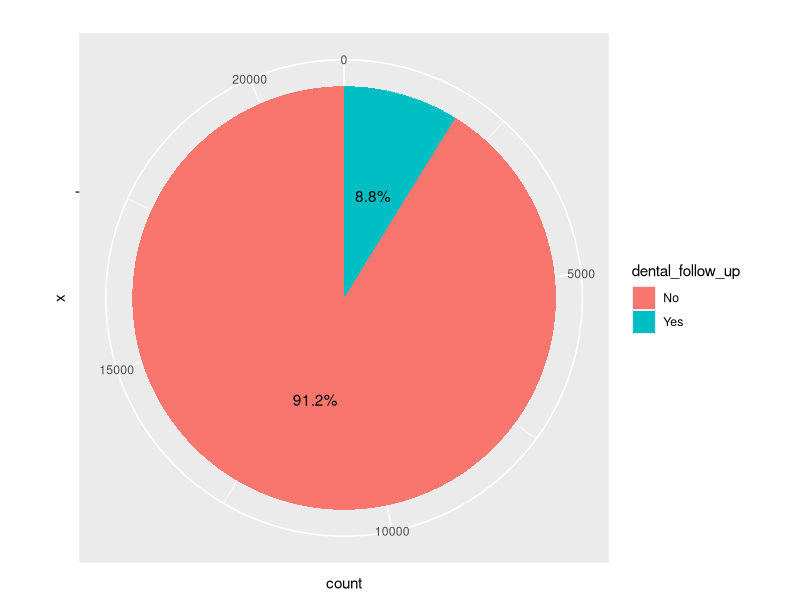
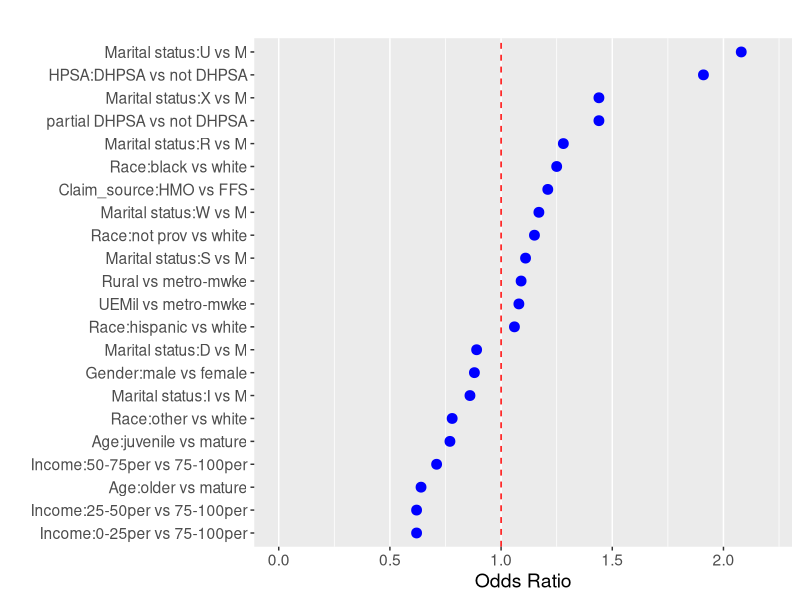
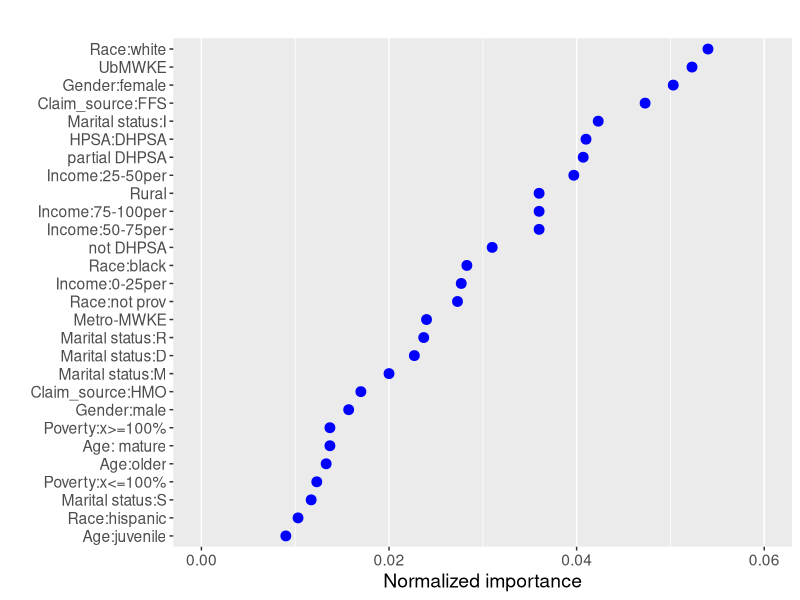
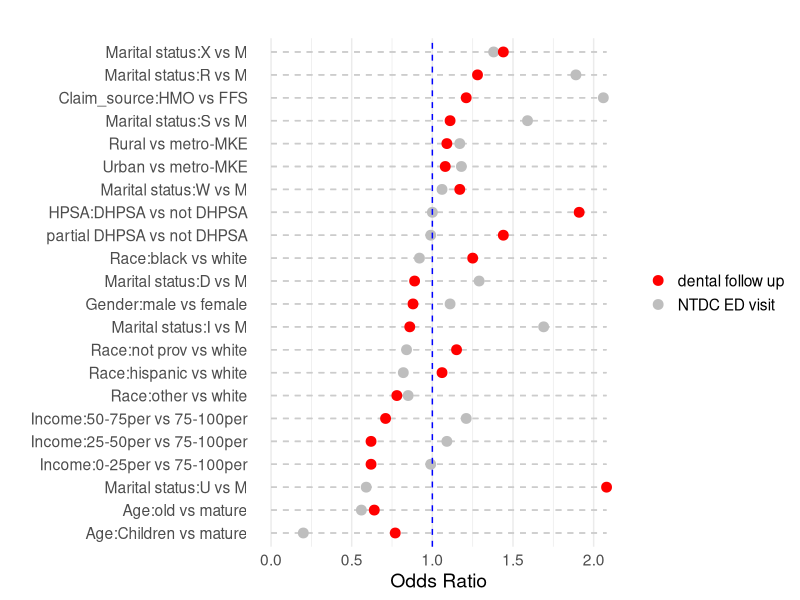
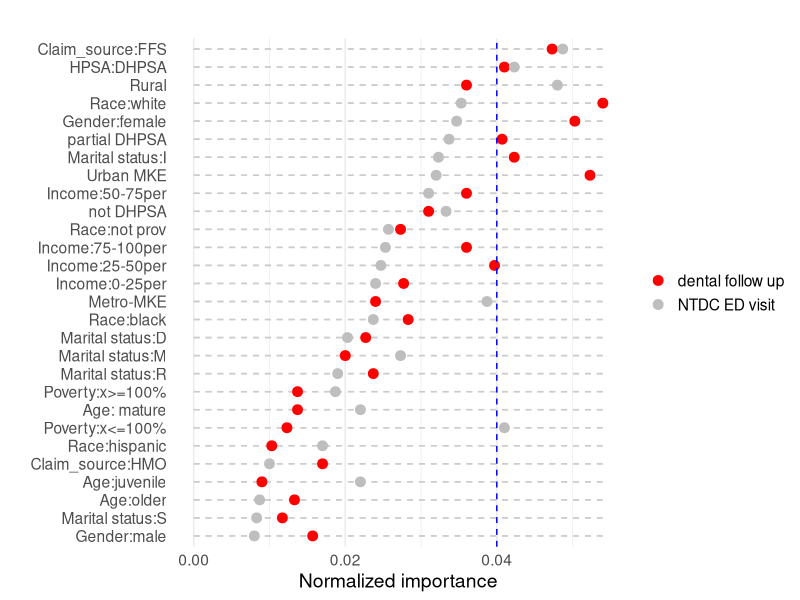
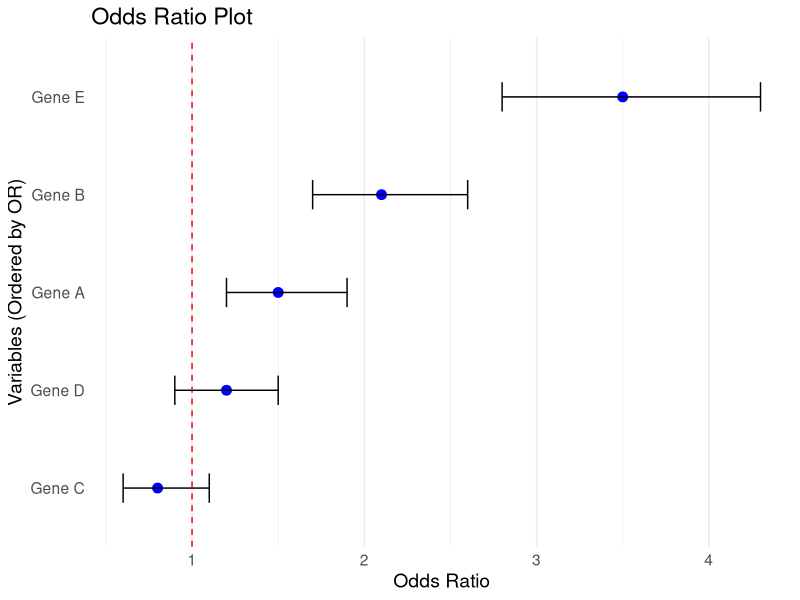
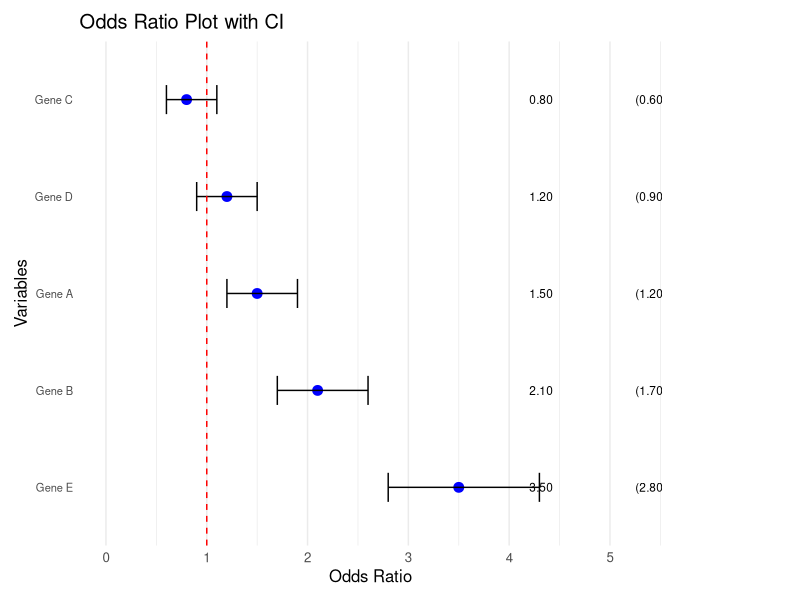
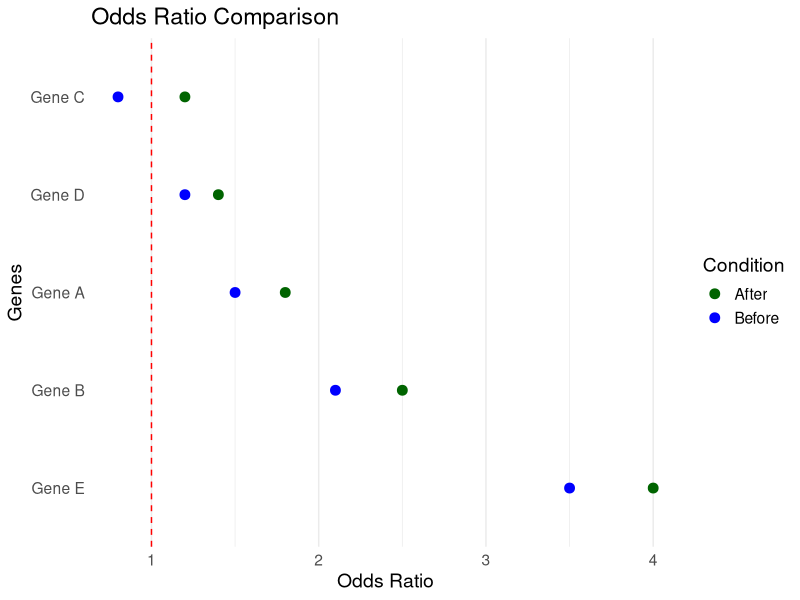

Recreate these plots in R, in order.
## ---- chunk 1
library(ggplot2)
## ---- chunk 2
data <- data.frame(
  dental_follow_up = c("Yes", "No"),
  count = c(1882, 19504)
)



library(scales)  # For percentage labels

# Compute percentages
data$percent <- round(100 * data$count / sum(data$count), 1)

ggplot(data, aes(x = "", y = count, fill = dental_follow_up)) +
  geom_bar(stat = "identity", width = 1) +
  coord_polar(theta = "y") +
  geom_text(aes(label = paste0(percent, "%")), position = position_stack(vjust = 0.5)) +
  labs(title = "") #+
  #theme_void()
data
## ---- chunk 3
data <- data.frame(
  Variable = c("Claim_source:HMO vs FFS", "Gender:male vs female", "Race:black vs white", "Race:hispanic vs white", "Race:not prov vs white", 
               "Race:other vs white", "Age:juvenile vs mature", "Age:older vs mature", "HPSA:DHPSA vs not DHPSA", "partial DHPSA vs not DHPSA", 
               "Rural vs metro-mwke", "UEMil vs metro-mwke", "Income:0-25per vs 75-100per", "Income:25-50per vs 75-100per", "Income:50-75per vs 75-100per", 
               "Marital status:D vs M", "Marital status:I vs M", "Marital status:R vs M", "Marital status:S vs M", "Marital status:U vs M", 
               "Marital status:W vs M", "Marital status:X vs M"),
  OddsRatio = c(1.21, 0.88, 1.25, 1.06, 1.15, 
                0.78, 0.77, 0.64, 1.91, 1.44, 
                1.09, 1.08, 0.62, 0.62, 0.71, 
                0.89, 0.86, 1.28, 1.11, 2.08, 
                1.17, 1.44)
 # CI_Lower = c(1.2, 1.7, 0.6, 0.9, 2.8),
#  CI_Upper = c(1.9, 2.6, 1.1, 1.5, 4.3)
)

# Order Variable by OddsRatio
data$Variable <- factor(data$Variable, levels = data$Variable[order(data$OddsRatio)])


ggplot(data, aes(x = OddsRatio, y = Variable)) +
  xlim(c(0,2.2))+
  geom_point(size = 3, color = "blue") +  # Plot odds ratio as points
  #geom_errorbarh(aes(xmin = CI_Lower, xmax = CI_Upper), height = 0.3, color = "black") +  # Add confidence intervals
  geom_vline(xintercept = 1, linetype = "dashed", color = "red") +  # Reference line at OR=1
  #theme_minimal() +
  labs(
    title = "",
    x = "Odds Ratio",
    y = ""
  ) +
  theme(
    text = element_text(size = 14),
    panel.grid.major.y = element_blank()
  )
## ---- chunk 4
data <- data.frame(
  Variable = c("Claim_source:HMO", "Claim_source:FFS",  "Gender:male", "Gender:female", "Race:white", 
               "Race:black", "Race:not prov", "Race:hispanic", "Income:25-50per", "Income:50-75per", 
               "Income:75-100per", "Income:0-25per", "Age: mature", "Age:older","Age:juvenile", 
               "HPSA:DHPSA", "partial DHPSA", "not DHPSA", "Rural",  "Metro-MWKE", 
               "UbMWKE", "Marital status:D",  "Marital status:M", "Marital status:I", "Marital status:R", 
               "Marital status:S", "Poverty:x>=100%", "Poverty:x<=100%"),
  OddsRatio = c(0.017, 0.0473, 0.0157, 0.0503, 0.054,
                0.0283, 0.0273, 0.0103, 0.0397, 0.036, 
                0.036, 0.0277, 0.0137, 0.0133, 0.009, 
                0.041, 0.0407, 0.031, 0.036, 0.024, 
                0.0523, 0.0227, 0.02, 0.0423, 0.0237, 
                0.0117, 0.0137, 0.0123)
 # CI_Lower = c(1.2, 1.7, 0.6, 0.9, 2.8),
#  CI_Upper = c(1.9, 2.6, 1.1, 1.5, 4.3)
)

# Order Variable by OddsRatio
data$Variable <- factor(data$Variable, levels = data$Variable[order(data$OddsRatio)])


ggplot(data, aes(x = OddsRatio, y = Variable)) +
  xlim(c(0,0.06))+
  geom_point(size = 3, color = "blue") +  # Plot odds ratio as points
  #geom_errorbarh(aes(xmin = CI_Lower, xmax = CI_Upper), height = 0.3, color = "black") +  # Add confidence intervals
  #geom_vline(xintercept = 1, linetype = "dashed", color = "red") +  # Reference line at OR=1
  #theme_minimal() +
  labs(
    title = "",
    x = "Normalized importance",
    y = ""
  ) +
  theme(
    text = element_text(size = 14),
    panel.grid.major.y = element_blank()
  )




## ---- chunk 5
data_combine <- data.frame(
  Variable = rep(c("Claim_source:HMO vs FFS", "Gender:male vs female", "Race:black vs white", "Race:hispanic vs white", "Race:not prov vs white", 
               "Race:other vs white", "Age:Children vs mature", "Age:old vs mature", "HPSA:DHPSA vs not DHPSA", "partial DHPSA vs not DHPSA", 
               "Rural vs metro-MKE","Urban vs metro-MKE",  "Income:0-25per vs 75-100per", "Income:25-50per vs 75-100per", "Income:50-75per vs 75-100per", 
               "Marital status:D vs M", "Marital status:I vs M", "Marital status:R vs M", "Marital status:S vs M", "Marital status:U vs M", 
               "Marital status:W vs M", "Marital status:X vs M"), 2),
  Condition = rep(c("NTDC ED visit", "dental follow up"), each = 22), 
  OddsRatio = c(c(2.06, 1.11, 0.92, 0.82, 0.84, 
                0.85, 0.2, 0.56, 1, 0.99, 
                1.17, 1.18, 0.99, 1.09, 1.21, 
                1.29, 1.69, 1.89, 1.59, 0.59, 
                1.06, 1.38),c(1.21, 0.88, 1.25, 1.06, 1.15, 
                0.78, 0.77, 0.64, 1.91, 1.44, 
                1.09, 1.08, 0.62, 0.62, 0.71, 
                0.89, 0.86, 1.28, 1.11, 2.08, 
                1.17, 1.44)) 
)

# Order Variable by OddsRatio
data_combine$Variable <- factor(data_combine$Variable, levels = unique(data_combine$Variable[order(data_combine$OddsRatio)]))

ggplot(data_combine, aes(x = OddsRatio, y = Variable, color = Condition)) +
  geom_segment(aes(x = 0, xend = max(OddsRatio), y = Variable, yend = Variable), color = "gray80", linetype = "dashed") +  # Horizontal lines
  geom_point(size = 3) +  # Plot points for odds ratio
  geom_vline(xintercept = 1, linetype = "dashed", color = "blue") +  # Reference line at OR=1
  theme_minimal() +
  labs(
    title = "",
    x = "Odds Ratio",
    y = ""
  ) +
  theme(
    text = element_text(size = 14),
    panel.grid.major.y = element_blank(), 
    legend.title = element_blank()  # Removes legend title
  ) +
  scale_color_manual(values = c("NTDC ED visit" = "gray", "dental follow up" = "red"))  # Custom colors for groups



## ---- chunk 6
data_combine2 <- data.frame(
  Variable = rep(c("Claim_source:HMO", "Claim_source:FFS",  "Gender:male", "Gender:female", "Race:white", 
               "Race:black", "Race:not prov", "Race:hispanic", "Income:25-50per", "Income:50-75per", 
               "Income:75-100per", "Income:0-25per", "Age: mature", "Age:older","Age:juvenile", 
               "HPSA:DHPSA", "partial DHPSA", "not DHPSA", "Rural",  "Metro-MKE", 
               "Urban MKE", "Marital status:D",  "Marital status:M", "Marital status:I", "Marital status:R", 
               "Marital status:S", "Poverty:x>=100%", "Poverty:x<=100%"),2), 
  OddsRatio = c(c(0.017, 0.0473, 0.0157, 0.0503, 0.054,
                0.0283, 0.0273, 0.0103, 0.0397, 0.036, 
                0.036, 0.0277, 0.0137, 0.0133, 0.009, 
                0.041, 0.0407, 0.031, 0.036, 0.024, 
                0.0523, 0.0227, 0.02, 0.0423, 0.0237, 
                0.0117, 0.0137, 0.0123),  c(0.01, 0.0487, 0.008, 0.0347, 0.0353,
                0.0237, 0.0257, 0.017, 0.0247, 0.031, 
                0.0253, 0.024, 0.022, 0.0087, 0.022, 
                0.0423, 0.0337, 0.0333, 0.048, 0.0387, 
                0.032, 0.0203, 0.0273, 0.0323, 0.019, 
                0.0083, 0.0187, 0.041)), 
  Condition = rep(c("dental follow up", "NTDC ED visit"), each = 28)
)

# Order Variable by OddsRatio
data_combine2$Variable <- factor(data_combine2$Variable, levels = unique(data_combine2$Variable[order(data_combine2$OddsRatio)]))

ggplot(data_combine2, aes(x = OddsRatio, y = Variable, color = Condition)) +
  geom_segment(aes(x = 0, xend = max(OddsRatio), y = Variable, yend = Variable), color = "gray80", linetype = "dashed") +  # Horizontal lines
  geom_point(size = 3) +  # Plot points for odds ratio
  geom_vline(xintercept = 0.04, linetype = "dashed", color = "blue") +  # Reference line at OR=1
  theme_minimal() +
  labs(
    title = "",
    x = "Normalized importance",
    y = ""
  ) +
  theme(
    text = element_text(size = 14),
    panel.grid.major.y = element_blank(), 
    legend.title = element_blank()  # Removes legend title
  ) +
  scale_color_manual(values = c("NTDC ED visit" = "gray", "dental follow up" = "red"))  # Custom colors for groups




## ---- chunk 7
data <- data.frame(
  Variable = c("Gene A", "Gene B", "Gene C", "Gene D", "Gene E"),
  OddsRatio = c(1.5, 2.1, 0.8, 1.2, 3.5),
  CI_Lower = c(1.2, 1.7, 0.6, 0.9, 2.8),
  CI_Upper = c(1.9, 2.6, 1.1, 1.5, 4.3)
)

# Order Variable by OddsRatio
data$Variable <- factor(data$Variable, levels = data$Variable[order(data$OddsRatio)])


ggplot(data, aes(x = OddsRatio, y = Variable)) +
  geom_point(size = 3, color = "blue") +  # Plot odds ratio as points
  geom_errorbarh(aes(xmin = CI_Lower, xmax = CI_Upper), height = 0.3, color = "black") +  # Add confidence intervals
  geom_vline(xintercept = 1, linetype = "dashed", color = "red") +  # Reference line at OR=1
  theme_minimal() +
  labs(
    title = "Odds Ratio Plot",
    x = "Odds Ratio",
    y = "Variables (Ordered by OR)"
  ) +
  theme(
    text = element_text(size = 14),
    panel.grid.major.y = element_blank()
  )

## ---- chunk 8

# Sample dataset
data <- data.frame(
  Variable = c("Gene A", "Gene B", "Gene C", "Gene D", "Gene E"),
  OddsRatio = c(1.5, 2.1, 0.8, 1.2, 3.5),
  CI_Lower = c(1.2, 1.7, 0.6, 0.9, 2.8),
  CI_Upper = c(1.9, 2.6, 1.1, 1.5, 4.3)
)

# Order Variable by Odds Ratio (Descending)
data$Variable <- factor(data$Variable, levels = data$Variable[order(-data$OddsRatio)])

# Create formatted text columns for OR and CI
data$OR_Label <- sprintf("%.2f", data$OddsRatio)
data$CI_Label <- sprintf("(%.2f - %.2f)", data$CI_Lower, data$CI_Upper)

ggplot(data, aes(x = OddsRatio, y = Variable)) +
  geom_point(size = 3, color = "blue") +  # Plot OR points
  geom_errorbarh(aes(xmin = CI_Lower, xmax = CI_Upper), height = 0.3, color = "black") +  # Confidence intervals
  geom_vline(xintercept = 1, linetype = "dashed", color = "red") +  # Reference line at OR=1
  theme_minimal() +
  
  # Add OR text to the right
  geom_text(aes(x = max(OddsRatio) * 1.2, label = OR_Label), hjust = 0, size = 3) +
  
  # Add CI text to the right
  geom_text(aes(x = max(OddsRatio) * 1.5, label = CI_Label), hjust = 0, size = 3) +

  # Adjust x-axis limits to make space for text columns
  scale_x_continuous(limits = c(0, max(data$OddsRatio) * 1.5)) +
  
  # Labels
  labs(
    title = "Odds Ratio Plot with CI",
    x = "Odds Ratio",
    y = "Variables"
  ) +
  
  # Adjust theme to improve readability
  theme(
    text = element_text(size = 12),
    panel.grid.major.y = element_blank(),
    axis.text.y = element_text(size = 8),
    plot.margin = margin(10, 100, 10, 10)  # Add space for text columns
  )

## ---- chunk 9
# Example dataset with two odds ratios per variable
data <- data.frame(
  Variable = rep(c("Gene A", "Gene B", "Gene C", "Gene D", "Gene E"), each = 2),
  Condition = rep(c("Before", "After"), times = 5),
  OddsRatio = c(1.5, 1.8, 2.1, 2.5, 0.8, 1.2, 1.2, 1.4, 3.5, 4.0),
  CI_Lower = c(1.2, 1.5, 1.7, 2.0, 0.6, 0.9, 0.9, 1.1, 2.8, 3.2),
  CI_Upper = c(1.9, 2.2, 2.6, 3.0, 1.1, 1.5, 1.5, 1.8, 4.3, 4.8)
)

# Order variables based on the highest odds ratio in each group
data$Variable <- factor(data$Variable, levels = unique(data$Variable[order(-data$OddsRatio)]))

ggplot(data, aes(x = OddsRatio, y = Variable, color = Condition)) +
  geom_point(size = 3) +  # Plot points for odds ratio
  #geom_errorbarh(aes(xmin = CI_Lower, xmax = CI_Upper), height = 0.3) +  # Confidence intervals
  geom_vline(xintercept = 1, linetype = "dashed", color = "red") +  # Reference line at OR=1
  theme_minimal() +
  labs(
    title = "Odds Ratio Comparison",
    x = "Odds Ratio",
    y = "Genes"
  ) +
  theme(
    text = element_text(size = 14),
    panel.grid.major.y = element_blank()
  ) +
  scale_color_manual(values = c("Before" = "blue", "After" = "darkgreen"))  # Custom colors for groups
